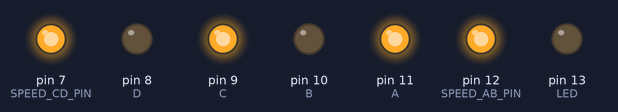
A sketch run on a simulated Arduino Uno, built with avr-gcc and run on an emulated ATmega328P. Parts: output pins drawn as LEDs (lit = HIGH).

Above: at 0.5 s.
At 1.5 s:
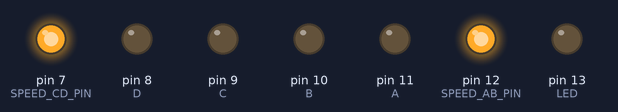
At 5.5 s:
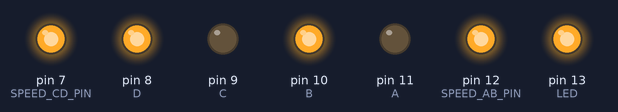
Timing chart, 0 to 6.9 s (numbered marks = the images above):
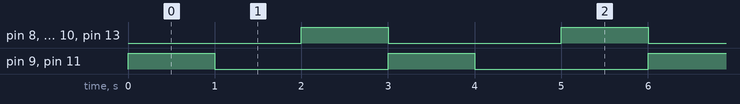

The sketch:

ZigZag.ino
```cpp
#define A 11
#define B 10
#define C 9
#define D 8

#define SPEED_AB_PIN 12
#define SPEED_CD_PIN 7
#define SPEED 255
#define LED 13
#define DELAY_MS 1000

void setup() {
  pinMode(A, OUTPUT);
  pinMode(B, OUTPUT);
  pinMode(C, OUTPUT);
  pinMode(D, OUTPUT);

  pinMode(SPEED_AB_PIN, OUTPUT);
  pinMode(SPEED_CD_PIN, OUTPUT);

  analogWrite(SPEED_AB_PIN, SPEED);
  analogWrite(SPEED_CD_PIN, SPEED);

  stop();

  pinMode(LED, OUTPUT);
  digitalWrite(LED, LOW);
}

void stop() {
  digitalWrite(A, LOW);
  digitalWrite(B, LOW);
  digitalWrite(C, LOW);
  digitalWrite(D, LOW);
}

void forward() {
  digitalWrite(LED, LOW);
  digitalWrite(A, HIGH);
  digitalWrite(B, LOW);
  digitalWrite(C, HIGH);
  digitalWrite(D, LOW);
}

void backward() {
  digitalWrite(LED, HIGH);
  digitalWrite(A, LOW);
  digitalWrite(B, HIGH);
  digitalWrite(C, LOW);
  digitalWrite(D, HIGH);
}

void loop() {
  forward();
  delay(DELAY_MS);

  stop();
  delay(DELAY_MS);

  backward();
  delay(DELAY_MS);
}
```

Measured:
- by itself, pin 8 (D), pin 9 (C), pin 10 (B), pin 11 (A), pin 13 (LED): alternates HIGH for 1.0 s and LOW for 2.0 s
- by itself, everything shown: repeats every 3.0 s, in 3 steps
